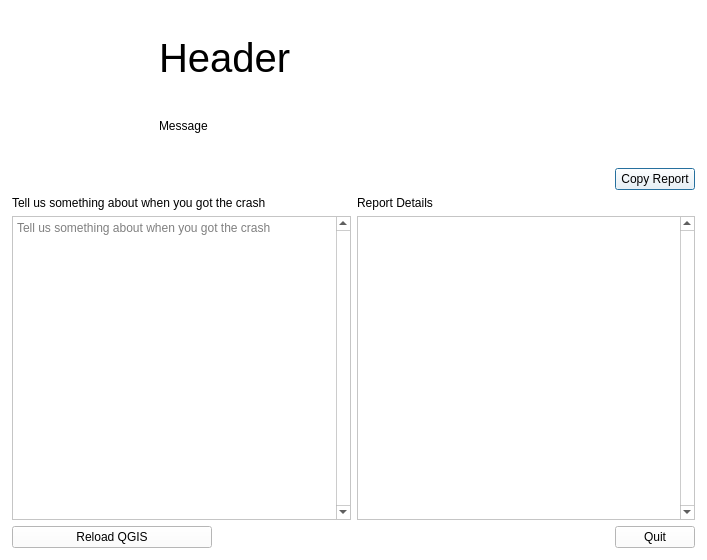
<?xml version="1.0" encoding="UTF-8"?>
<ui version="4.0">
 <class>QgsCrashDialog</class>
 <widget class="QDialog" name="QgsCrashDialog">
  <property name="geometry">
   <rect>
    <x>0</x>
    <y>0</y>
    <width>707</width>
    <height>560</height>
   </rect>
  </property>
  <property name="palette">
   <palette>
    <active>
     <colorrole role="WindowText">
      <brush brushstyle="SolidPattern">
       <color alpha="255">
        <red>0</red>
        <green>0</green>
        <blue>0</blue>
       </color>
      </brush>
     </colorrole>
     <colorrole role="Button">
      <brush brushstyle="SolidPattern">
       <color alpha="255">
        <red>255</red>
        <green>255</green>
        <blue>255</blue>
       </color>
      </brush>
     </colorrole>
     <colorrole role="Light">
      <brush brushstyle="SolidPattern">
       <color alpha="255">
        <red>255</red>
        <green>255</green>
        <blue>255</blue>
       </color>
      </brush>
     </colorrole>
     <colorrole role="Midlight">
      <brush brushstyle="SolidPattern">
       <color alpha="255">
        <red>255</red>
        <green>255</green>
        <blue>255</blue>
       </color>
      </brush>
     </colorrole>
     <colorrole role="Dark">
      <brush brushstyle="SolidPattern">
       <color alpha="255">
        <red>127</red>
        <green>127</green>
        <blue>127</blue>
       </color>
      </brush>
     </colorrole>
     <colorrole role="Mid">
      <brush brushstyle="SolidPattern">
       <color alpha="255">
        <red>170</red>
        <green>170</green>
        <blue>170</blue>
       </color>
      </brush>
     </colorrole>
     <colorrole role="Text">
      <brush brushstyle="SolidPattern">
       <color alpha="255">
        <red>0</red>
        <green>0</green>
        <blue>0</blue>
       </color>
      </brush>
     </colorrole>
     <colorrole role="BrightText">
      <brush brushstyle="SolidPattern">
       <color alpha="255">
        <red>255</red>
        <green>255</green>
        <blue>255</blue>
       </color>
      </brush>
     </colorrole>
     <colorrole role="ButtonText">
      <brush brushstyle="SolidPattern">
       <color alpha="255">
        <red>0</red>
        <green>0</green>
        <blue>0</blue>
       </color>
      </brush>
     </colorrole>
     <colorrole role="Base">
      <brush brushstyle="SolidPattern">
       <color alpha="255">
        <red>255</red>
        <green>255</green>
        <blue>255</blue>
       </color>
      </brush>
     </colorrole>
     <colorrole role="Window">
      <brush brushstyle="SolidPattern">
       <color alpha="255">
        <red>255</red>
        <green>255</green>
        <blue>255</blue>
       </color>
      </brush>
     </colorrole>
     <colorrole role="Shadow">
      <brush brushstyle="SolidPattern">
       <color alpha="255">
        <red>0</red>
        <green>0</green>
        <blue>0</blue>
       </color>
      </brush>
     </colorrole>
     <colorrole role="AlternateBase">
      <brush brushstyle="SolidPattern">
       <color alpha="255">
        <red>255</red>
        <green>255</green>
        <blue>255</blue>
       </color>
      </brush>
     </colorrole>
     <colorrole role="ToolTipBase">
      <brush brushstyle="SolidPattern">
       <color alpha="255">
        <red>255</red>
        <green>255</green>
        <blue>220</blue>
       </color>
      </brush>
     </colorrole>
     <colorrole role="ToolTipText">
      <brush brushstyle="SolidPattern">
       <color alpha="255">
        <red>0</red>
        <green>0</green>
        <blue>0</blue>
       </color>
      </brush>
     </colorrole>
    </active>
    <inactive>
     <colorrole role="WindowText">
      <brush brushstyle="SolidPattern">
       <color alpha="255">
        <red>0</red>
        <green>0</green>
        <blue>0</blue>
       </color>
      </brush>
     </colorrole>
     <colorrole role="Button">
      <brush brushstyle="SolidPattern">
       <color alpha="255">
        <red>255</red>
        <green>255</green>
        <blue>255</blue>
       </color>
      </brush>
     </colorrole>
     <colorrole role="Light">
      <brush brushstyle="SolidPattern">
       <color alpha="255">
        <red>255</red>
        <green>255</green>
        <blue>255</blue>
       </color>
      </brush>
     </colorrole>
     <colorrole role="Midlight">
      <brush brushstyle="SolidPattern">
       <color alpha="255">
        <red>255</red>
        <green>255</green>
        <blue>255</blue>
       </color>
      </brush>
     </colorrole>
     <colorrole role="Dark">
      <brush brushstyle="SolidPattern">
       <color alpha="255">
        <red>127</red>
        <green>127</green>
        <blue>127</blue>
       </color>
      </brush>
     </colorrole>
     <colorrole role="Mid">
      <brush brushstyle="SolidPattern">
       <color alpha="255">
        <red>170</red>
        <green>170</green>
        <blue>170</blue>
       </color>
      </brush>
     </colorrole>
     <colorrole role="Text">
      <brush brushstyle="SolidPattern">
       <color alpha="255">
        <red>0</red>
        <green>0</green>
        <blue>0</blue>
       </color>
      </brush>
     </colorrole>
     <colorrole role="BrightText">
      <brush brushstyle="SolidPattern">
       <color alpha="255">
        <red>255</red>
        <green>255</green>
        <blue>255</blue>
       </color>
      </brush>
     </colorrole>
     <colorrole role="ButtonText">
      <brush brushstyle="SolidPattern">
       <color alpha="255">
        <red>0</red>
        <green>0</green>
        <blue>0</blue>
       </color>
      </brush>
     </colorrole>
     <colorrole role="Base">
      <brush brushstyle="SolidPattern">
       <color alpha="255">
        <red>255</red>
        <green>255</green>
        <blue>255</blue>
       </color>
      </brush>
     </colorrole>
     <colorrole role="Window">
      <brush brushstyle="SolidPattern">
       <color alpha="255">
        <red>255</red>
        <green>255</green>
        <blue>255</blue>
       </color>
      </brush>
     </colorrole>
     <colorrole role="Shadow">
      <brush brushstyle="SolidPattern">
       <color alpha="255">
        <red>0</red>
        <green>0</green>
        <blue>0</blue>
       </color>
      </brush>
     </colorrole>
     <colorrole role="AlternateBase">
      <brush brushstyle="SolidPattern">
       <color alpha="255">
        <red>255</red>
        <green>255</green>
        <blue>255</blue>
       </color>
      </brush>
     </colorrole>
     <colorrole role="ToolTipBase">
      <brush brushstyle="SolidPattern">
       <color alpha="255">
        <red>255</red>
        <green>255</green>
        <blue>220</blue>
       </color>
      </brush>
     </colorrole>
     <colorrole role="ToolTipText">
      <brush brushstyle="SolidPattern">
       <color alpha="255">
        <red>0</red>
        <green>0</green>
        <blue>0</blue>
       </color>
      </brush>
     </colorrole>
    </inactive>
    <disabled>
     <colorrole role="WindowText">
      <brush brushstyle="SolidPattern">
       <color alpha="255">
        <red>127</red>
        <green>127</green>
        <blue>127</blue>
       </color>
      </brush>
     </colorrole>
     <colorrole role="Button">
      <brush brushstyle="SolidPattern">
       <color alpha="255">
        <red>255</red>
        <green>255</green>
        <blue>255</blue>
       </color>
      </brush>
     </colorrole>
     <colorrole role="Light">
      <brush brushstyle="SolidPattern">
       <color alpha="255">
        <red>255</red>
        <green>255</green>
        <blue>255</blue>
       </color>
      </brush>
     </colorrole>
     <colorrole role="Midlight">
      <brush brushstyle="SolidPattern">
       <color alpha="255">
        <red>255</red>
        <green>255</green>
        <blue>255</blue>
       </color>
      </brush>
     </colorrole>
     <colorrole role="Dark">
      <brush brushstyle="SolidPattern">
       <color alpha="255">
        <red>127</red>
        <green>127</green>
        <blue>127</blue>
       </color>
      </brush>
     </colorrole>
     <colorrole role="Mid">
      <brush brushstyle="SolidPattern">
       <color alpha="255">
        <red>170</red>
        <green>170</green>
        <blue>170</blue>
       </color>
      </brush>
     </colorrole>
     <colorrole role="Text">
      <brush brushstyle="SolidPattern">
       <color alpha="255">
        <red>127</red>
        <green>127</green>
        <blue>127</blue>
       </color>
      </brush>
     </colorrole>
     <colorrole role="BrightText">
      <brush brushstyle="SolidPattern">
       <color alpha="255">
        <red>255</red>
        <green>255</green>
        <blue>255</blue>
       </color>
      </brush>
     </colorrole>
     <colorrole role="ButtonText">
      <brush brushstyle="SolidPattern">
       <color alpha="255">
        <red>127</red>
        <green>127</green>
        <blue>127</blue>
       </color>
      </brush>
     </colorrole>
     <colorrole role="Base">
      <brush brushstyle="SolidPattern">
       <color alpha="255">
        <red>255</red>
        <green>255</green>
        <blue>255</blue>
       </color>
      </brush>
     </colorrole>
     <colorrole role="Window">
      <brush brushstyle="SolidPattern">
       <color alpha="255">
        <red>255</red>
        <green>255</green>
        <blue>255</blue>
       </color>
      </brush>
     </colorrole>
     <colorrole role="Shadow">
      <brush brushstyle="SolidPattern">
       <color alpha="255">
        <red>0</red>
        <green>0</green>
        <blue>0</blue>
       </color>
      </brush>
     </colorrole>
     <colorrole role="AlternateBase">
      <brush brushstyle="SolidPattern">
       <color alpha="255">
        <red>255</red>
        <green>255</green>
        <blue>255</blue>
       </color>
      </brush>
     </colorrole>
     <colorrole role="ToolTipBase">
      <brush brushstyle="SolidPattern">
       <color alpha="255">
        <red>255</red>
        <green>255</green>
        <blue>220</blue>
       </color>
      </brush>
     </colorrole>
     <colorrole role="ToolTipText">
      <brush brushstyle="SolidPattern">
       <color alpha="255">
        <red>0</red>
        <green>0</green>
        <blue>0</blue>
       </color>
      </brush>
     </colorrole>
    </disabled>
   </palette>
  </property>
  <property name="windowTitle">
   <string>Dialog</string>
  </property>
  <property name="styleSheet">
   <string notr="true"/>
  </property>
  <layout class="QGridLayout" name="gridLayout">
   <property name="leftMargin">
    <number>3</number>
   </property>
   <property name="topMargin">
    <number>3</number>
   </property>
   <property name="rightMargin">
    <number>3</number>
   </property>
   <property name="bottomMargin">
    <number>3</number>
   </property>
   <item row="1" column="0" colspan="3">
    <widget class="QFrame" name="mReportFrame">
     <layout class="QGridLayout" name="gridLayout_3">
      <item row="0" column="0">
       <layout class="QHBoxLayout" name="horizontalLayout_2">
        <item>
         <spacer name="horizontalSpacer_2">
          <property name="orientation">
           <enum>Qt::Horizontal</enum>
          </property>
          <property name="sizeHint" stdset="0">
           <size>
            <width>40</width>
            <height>20</height>
           </size>
          </property>
         </spacer>
        </item>
        <item>
         <widget class="QPushButton" name="mCopyReportButton">
          <property name="text">
           <string>Copy Report</string>
          </property>
         </widget>
        </item>
       </layout>
      </item>
      <item row="1" column="0">
       <layout class="QGridLayout" name="gridLayout_2">
        <item row="0" column="0">
         <widget class="QLabel" name="label">
          <property name="sizePolicy">
           <sizepolicy hsizetype="Preferred" vsizetype="Maximum">
            <horstretch>0</horstretch>
            <verstretch>0</verstretch>
           </sizepolicy>
          </property>
          <property name="text">
           <string>Tell us something about when you got the crash</string>
          </property>
          <property name="wordWrap">
           <bool>true</bool>
          </property>
         </widget>
        </item>
        <item row="0" column="1">
         <widget class="QLabel" name="label_3">
          <property name="sizePolicy">
           <sizepolicy hsizetype="Preferred" vsizetype="Maximum">
            <horstretch>0</horstretch>
            <verstretch>0</verstretch>
           </sizepolicy>
          </property>
          <property name="text">
           <string>Report Details</string>
          </property>
          <property name="wordWrap">
           <bool>true</bool>
          </property>
         </widget>
        </item>
        <item row="1" column="0">
         <widget class="QPlainTextEdit" name="mUserFeedbackText">
          <property name="sizePolicy">
           <sizepolicy hsizetype="Expanding" vsizetype="Preferred">
            <horstretch>0</horstretch>
            <verstretch>0</verstretch>
           </sizepolicy>
          </property>
          <property name="verticalScrollBarPolicy">
           <enum>Qt::ScrollBarAlwaysOn</enum>
          </property>
          <property name="horizontalScrollBarPolicy">
           <enum>Qt::ScrollBarAsNeeded</enum>
          </property>
          <property name="placeholderText">
           <string>Tell us something about when you got the crash</string>
          </property>
         </widget>
        </item>
        <item row="1" column="1">
         <widget class="QTextEdit" name="mReportDetailsText">
          <property name="sizePolicy">
           <sizepolicy hsizetype="Expanding" vsizetype="Preferred">
            <horstretch>0</horstretch>
            <verstretch>0</verstretch>
           </sizepolicy>
          </property>
          <property name="verticalScrollBarPolicy">
           <enum>Qt::ScrollBarAlwaysOn</enum>
          </property>
          <property name="readOnly">
           <bool>true</bool>
          </property>
         </widget>
        </item>
       </layout>
      </item>
      <item row="2" column="0">
       <layout class="QHBoxLayout" name="horizontalLayout">
        <property name="topMargin">
         <number>0</number>
        </property>
        <item>
         <widget class="QPushButton" name="mReloadQGISButton">
          <property name="minimumSize">
           <size>
            <width>200</width>
            <height>0</height>
           </size>
          </property>
          <property name="text">
           <string>Reload QGIS</string>
          </property>
         </widget>
        </item>
        <item>
         <spacer name="horizontalSpacer">
          <property name="orientation">
           <enum>Qt::Horizontal</enum>
          </property>
          <property name="sizeType">
           <enum>QSizePolicy::Expanding</enum>
          </property>
          <property name="sizeHint" stdset="0">
           <size>
            <width>40</width>
            <height>20</height>
           </size>
          </property>
         </spacer>
        </item>
        <item>
         <widget class="QPushButton" name="pushButton_2">
          <property name="text">
           <string>Quit</string>
          </property>
         </widget>
        </item>
       </layout>
      </item>
     </layout>
    </widget>
   </item>
   <item row="0" column="1" colspan="2">
    <layout class="QVBoxLayout" name="verticalLayout">
     <item>
      <widget class="QLabel" name="mCrashHeaderMessage">
       <property name="font">
        <font>
         <family>MS Shell Dlg 2</family>
         <pointsize>30</pointsize>
         <weight>50</weight>
         <italic>false</italic>
         <bold>false</bold>
        </font>
       </property>
       <property name="text">
        <string>Header</string>
       </property>
       <property name="wordWrap">
        <bool>true</bool>
       </property>
      </widget>
     </item>
     <item>
      <widget class="QLabel" name="mCrashMessage">
       <property name="sizePolicy">
        <sizepolicy hsizetype="Preferred" vsizetype="Maximum">
         <horstretch>0</horstretch>
         <verstretch>0</verstretch>
        </sizepolicy>
       </property>
       <property name="text">
        <string>Message</string>
       </property>
       <property name="wordWrap">
        <bool>true</bool>
       </property>
      </widget>
     </item>
     <item>
      <spacer name="verticalSpacer_3">
       <property name="orientation">
        <enum>Qt::Vertical</enum>
       </property>
       <property name="sizeType">
        <enum>QSizePolicy::Preferred</enum>
       </property>
       <property name="sizeHint" stdset="0">
        <size>
         <width>20</width>
         <height>20</height>
        </size>
       </property>
      </spacer>
     </item>
    </layout>
   </item>
   <item row="0" column="0">
    <widget class="QLabel" name="label_2">
     <property name="maximumSize">
      <size>
       <width>150</width>
       <height>150</height>
      </size>
     </property>
     <property name="text">
      <string/>
     </property>
     <property name="pixmap">
      <pixmap resource="../../images/images.qrc">:/images/icons/qgis_icon.svg</pixmap>
     </property>
     <property name="scaledContents">
      <bool>true</bool>
     </property>
     <property name="alignment">
      <set>Qt::AlignCenter</set>
     </property>
    </widget>
   </item>
  </layout>
 </widget>
 <resources>
  <include location="../../images/images.qrc"/>
 </resources>
 <connections>
  <connection>
   <sender>mReloadQGISButton</sender>
   <signal>clicked()</signal>
   <receiver>QgsCrashDialog</receiver>
   <slot>accept()</slot>
   <hints>
    <hint type="sourcelabel">
     <x>352</x>
     <y>257</y>
    </hint>
    <hint type="destinationlabel">
     <x>468</x>
     <y>-36</y>
    </hint>
   </hints>
  </connection>
  <connection>
   <sender>pushButton_2</sender>
   <signal>clicked()</signal>
   <receiver>QgsCrashDialog</receiver>
   <slot>reject()</slot>
   <hints>
    <hint type="sourcelabel">
     <x>486</x>
     <y>246</y>
    </hint>
    <hint type="destinationlabel">
     <x>457</x>
     <y>-30</y>
    </hint>
   </hints>
  </connection>
 </connections>
</ui>
